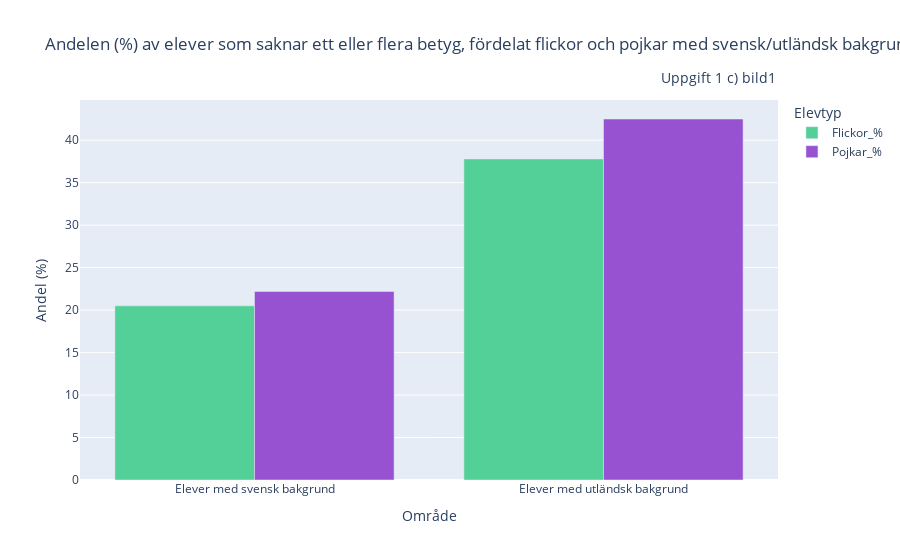

Here is the notebook cell this chart was saved with:
### Code cell
colour1 = {"Flickor_%":"#52D097", "Pojkar_%":"#9652D1"} #sätter färg till specifik variabel
fig =px.bar(
    df_semster_23_Bground_FP.reset_index(),
    x="Område",
    y=["Flickor_%", "Pojkar_%"],
    barmode="group",
    title="Andelen (%) av elever som saknar ett eller flera betyg, fördelat flickor och pojkar med svensk/utländsk bakgrund",
    labels={"value": "Andel (%)", "variable": "Elevtyp"},
    color_discrete_map =colour1 
    
)

fig.update_layout(
    annotations=[
        dict(
            x=1,
            y=1.09,
            xref="paper",
            yref="paper",
            text="Uppgift 1 c) bild1",
            showarrow=False,
            font=dict(size=14)
        )
    ]
)

#fig.write_html("visualisering/1c_Andel_U.html")
fig.show()

### Figure 1 — Plotly figure (JSON) as saved in the notebook; plotly's stock layout.template omitted (floating-point values rounded to 4 significant figures)
{"data": [{"alignmentgroup": "True", "hovertemplate": "Elevtyp=Flickor_%<br>Område=%{x}<br>Andel (%)=%{y}<extra></extra>", "legendgroup": "Flickor_%", "marker": {"color": "#52D097", "pattern": {"shape": ""}}, "name": "Flickor_%", "offsetgroup": "Flickor_%", "orientation": "v", "showlegend": true, "textposition": "auto", "type": "bar", "x": ["Elever med svensk bakgrund", "Elever med utländsk bakgrund"], "xaxis": "x", "y": [20.5, 37.8], "yaxis": "y"}, {"alignmentgroup": "True", "hovertemplate": "Elevtyp=Pojkar_%<br>Område=%{x}<br>Andel (%)=%{y}<extra></extra>", "legendgroup": "Pojkar_%", "marker": {"color": "#9652D1", "pattern": {"shape": ""}}, "name": "Pojkar_%", "offsetgroup": "Pojkar_%", "orientation": "v", "showlegend": true, "textposition": "auto", "type": "bar", "x": ["Elever med svensk bakgrund", "Elever med utländsk bakgrund"], "xaxis": "x", "y": [22.2, 42.5], "yaxis": "y"}], "layout": {"annotations": [{"font": {"size": 14}, "showarrow": false, "text": "Uppgift 1 c) bild1", "x": 1, "xref": "paper", "y": 1.09, "yref": "paper"}], "barmode": "group", "legend": {"title": {"text": "Elevtyp"}, "tracegroupgap": 0}, "title": {"text": "Andelen (%) av elever som saknar ett eller flera betyg, fördelat flickor och pojkar med svensk/utländsk bakgrund"}, "xaxis": {"anchor": "y", "domain": [0, 1], "title": {"text": "Område"}}, "yaxis": {"anchor": "x", "domain": [0, 1], "title": {"text": "Andel (%)"}}}}
